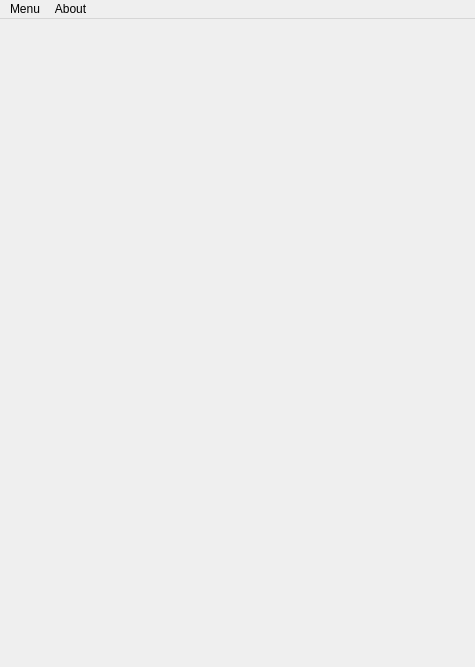
<?xml version="1.0" encoding="UTF-8"?>
<ui version="4.0">
 <class>MainWindow</class>
 <widget class="QMainWindow" name="MainWindow">
  <property name="geometry">
   <rect>
    <x>0</x>
    <y>0</y>
    <width>475</width>
    <height>667</height>
   </rect>
  </property>
  <property name="acceptDrops">
   <bool>true</bool>
  </property>
  <property name="windowTitle">
   <string>AddressBook</string>
  </property>
  <property name="windowIcon">
   <iconset theme="QIcon::ThemeIcon::AddressBookNew"/>
  </property>
  <property name="locale">
   <locale language="Chinese" country="China"/>
  </property>
  <widget class="QWidget" name="centralwidget">
   <layout class="QGridLayout" name="gridLayout">
    <item row="0" column="0">
     <widget class="QStackedWidget" name="stackedWidget">
      <property name="currentIndex">
       <number>0</number>
      </property>
      <widget class="QWidget" name="page_1"/>
      <widget class="QWidget" name="page_2"/>
     </widget>
    </item>
   </layout>
  </widget>
  <widget class="QMenuBar" name="menubar">
   <property name="geometry">
    <rect>
     <x>0</x>
     <y>0</y>
     <width>475</width>
     <height>21</height>
    </rect>
   </property>
   <widget class="QMenu" name="menuMenu">
    <property name="title">
     <string>Menu</string>
    </property>
   </widget>
   <widget class="QMenu" name="menuAbout">
    <property name="title">
     <string>About</string>
    </property>
   </widget>
   <addaction name="menuMenu"/>
   <addaction name="menuAbout"/>
  </widget>
 </widget>
 <resources/>
 <connections/>
</ui>
